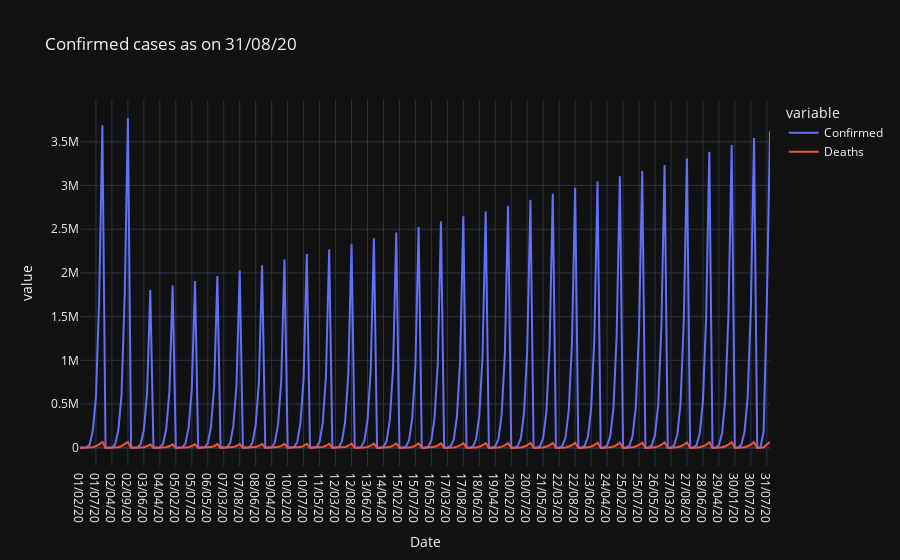

Source (notebook cell):
### Code cell
today=data1['Date'].max()
df1 = pd.melt(data2, id_vars=['Date'], value_vars=['Confirmed','Deaths'])
fig = px.line(df1, x="Date", y='value', color='variable', title=f"Confirmed cases as on {today}")
fig.show()

### Figure 1 — Plotly figure (JSON) as saved in the notebook; plotly's stock layout.template omitted (floating-point values rounded to 4 significant figures; data arrays with more than 128 entries replaced by an {"elided": "..."} marker saying what was removed)
{"data": [{"hovertemplate": "variable=Confirmed<br>Date=%{x}<br>value=%{y}<extra></extra>", "legendgroup": "Confirmed", "line": {"color": "#636efa", "dash": "solid"}, "mode": "lines", "name": "Confirmed", "orientation": "v", "showlegend": true, "type": "scatter", "x": {"elided": "217 str values"}, "xaxis": "x", "y": {"elided": "217 int values"}, "yaxis": "y"}, {"hovertemplate": "variable=Deaths<br>Date=%{x}<br>value=%{y}<extra></extra>", "legendgroup": "Deaths", "line": {"color": "#EF553B", "dash": "solid"}, "mode": "lines", "name": "Deaths", "orientation": "v", "showlegend": true, "type": "scatter", "x": {"elided": "217 str values"}, "xaxis": "x", "y": {"elided": "217 int values"}, "yaxis": "y"}], "layout": {"legend": {"title": {"text": "variable"}, "tracegroupgap": 0}, "title": {"text": "Confirmed cases as on 31/08/20"}, "xaxis": {"anchor": "y", "domain": [0, 1], "title": {"text": "Date"}}, "yaxis": {"anchor": "x", "domain": [0, 1], "title": {"text": "value"}}}}
